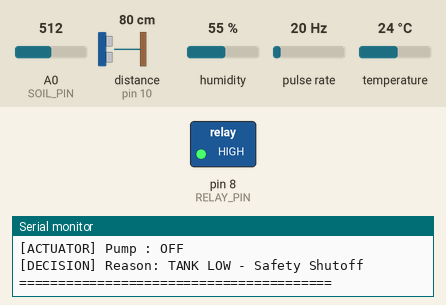
Bench run of a sketch on a simulated Arduino Uno, built with avr-gcc and run on an emulated ATmega328P. On the bench: switched loads named in the sketch (green lamp = pin HIGH), the last lines printed to the serial monitor. Wiring (inferred from the names in the program): ultrasonic range finder: trigger pin 9; echo pin 10; pulse sensor: data pin 3. The inputs (shaded band) are chosen by the test bench; at power-on: distance to the obstacle (sensor on pin 10) 80 cm, A0 (SOIL_PIN) = 512, humidity 55 %, pulse rate 20 Hz, temperature 24 °C. The echo pulse lasts 58.3 µs per cm; pins used as bus, display or sensor lines are not drawn.

Above: at 3.2 s.
3.3 s: distance to the obstacle (sensor on pin 10) set to 2 cm
7.9 s: A0 (SOIL_PIN) set to 684
11.7 s: A0 (SOIL_PIN) set to 712
At 13.0 s:
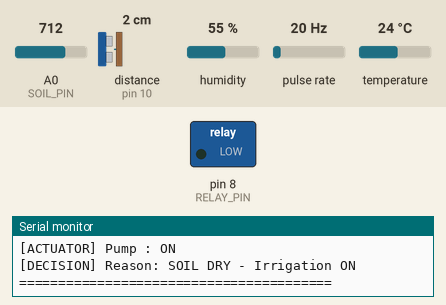
13.5 s: distance to the obstacle (sensor on pin 10) set to 35 cm
At 14.7 s:
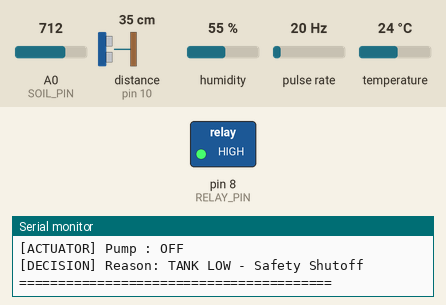
15.5 s: distance to the obstacle (sensor on pin 10) set to 4 cm
At 17.2 s:
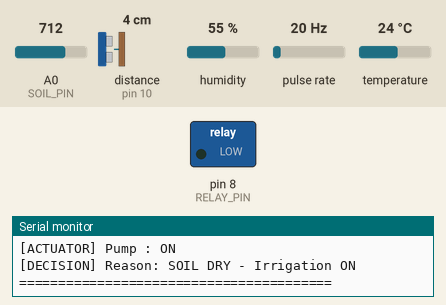
Timing chart, 0 to 18.5 s (numbered marks = the images above; inputs shaded):
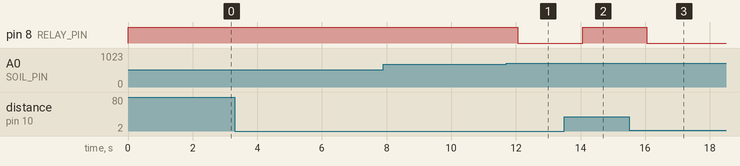

Measured:
- the behaviour switches between 700 and 701 on A0 (SOIL_PIN) (found by bisection; images 0 and 1)
- after the input at 11.7 s, pin 8 (RELAY_PIN): HIGH → LOW after 0.36 s
- after the input at 13.5 s, pin 8 (RELAY_PIN): LOW → HIGH after 0.56 s
- after the input at 15.5 s, pin 8 (RELAY_PIN): HIGH → LOW after 0.56 s

The sketch:

roadside_plant_watering_system.ino
```cpp
#include <DHT.h>


#define DHTPIN      7
#define DHTTYPE     DHT22

#define SOIL_PIN    A0
#define TRIG_PIN    9
#define ECHO_PIN    10
#define RELAY_PIN   8
#define FLOW_PIN    3


DHT dht(DHTPIN, DHTTYPE);


#define AIR_VALUE    1023
#define WATER_VALUE  300
#define SOIL_DRY     700

#define HUMIDITY_THRESHOLD 70
#define TEMP_THRESHOLD     20

#define TANK_EMPTY         3.0
#define TANK_DEPTH         30.0

#define READ_INTERVAL 2000UL

volatile unsigned long pulseCount = 0;
unsigned long prevMillis = 0;


void countPulse()
{
  pulseCount++;
}

float getDistance()
{
  digitalWrite(TRIG_PIN, LOW);
  delayMicroseconds(2);

  digitalWrite(TRIG_PIN, HIGH);
  delayMicroseconds(10);

  digitalWrite(TRIG_PIN, LOW);

  long duration = pulseIn(ECHO_PIN, HIGH, 30000);

  if (duration == 0)
  {
    Serial.println(F("[HC-SR04 WARN] Timeout - Tank assumed empty"));
    return TANK_DEPTH;
  }

  return (duration * 0.0343) / 2.0;
}


void setup()
{
  Serial.begin(9600);

  dht.begin();

  pinMode(TRIG_PIN, OUTPUT);
  pinMode(ECHO_PIN, INPUT);

  pinMode(RELAY_PIN, OUTPUT);
  digitalWrite(RELAY_PIN, HIGH);

  pinMode(FLOW_PIN, INPUT_PULLUP);

  attachInterrupt(
    digitalPinToInterrupt(FLOW_PIN),
    countPulse,
    FALLING
  );

  Serial.println();
  Serial.println(F("========================================"));
  Serial.println(F(" SMART IRRIGATION SYSTEM v3.0"));
  Serial.println(F("========================================"));

  delay(2000);

  Serial.println(F("[READY] Sensors active; pump is in safe OFF state"));
}
void loop()
{
  unsigned long now = millis();

  if (now - prevMillis >= READ_INTERVAL)
  {
    prevMillis = now;

    noInterrupts();
    unsigned long pulses = pulseCount;
    pulseCount = 0;
    interrupts();

    float intervalSec = READ_INTERVAL / 1000.0;
    float flowRate = (pulses / intervalSec) / 7.5;

    float humidity = dht.readHumidity();
    float temperature = dht.readTemperature();

    bool dhtOK =
      !isnan(humidity) &&
      !isnan(temperature);


    int soilRaw = analogRead(SOIL_PIN);

    int soilPercent =
      map(
        soilRaw,
        AIR_VALUE,
        WATER_VALUE,
        0,
        100
      );

    soilPercent = constrain(soilPercent, 0, 100);

    String soilZone;

    if (soilPercent < 25)
      soilZone = "VERY DRY";
    else if (soilPercent < 50)
      soilZone = "DRY";
    else if (soilPercent < 75)
      soilZone = "MOIST";
    else
      soilZone = "WET";

    float distance = getDistance();

    float waterLevel = TANK_DEPTH - distance;

    if (waterLevel < 0)
      waterLevel = 0;

    float tankPercent =
      (waterLevel / TANK_DEPTH) * 100.0;

    tankPercent =
      constrain(tankPercent, 0, 100);


    bool pumpON = false;
    String reason;

    if (waterLevel < TANK_EMPTY)
    {
      pumpON = false;
      reason = "TANK LOW - Safety Shutoff";
    }
    else if (
      dhtOK &&
      humidity >= HUMIDITY_THRESHOLD &&
      temperature <= TEMP_THRESHOLD
    )
    {
      pumpON = false;
      reason = "RAIN PREDICTION";
    }
    else if (soilRaw > SOIL_DRY)
    {
      pumpON = true;
      reason = "SOIL DRY - Irrigation ON";
    }
    else
    {
      pumpON = false;
      reason = "SOIL OK";
    }


    digitalWrite(
      RELAY_PIN,
      pumpON ? LOW : HIGH
    );

    Serial.println();
    Serial.println(F("========================================"));

    if (dhtOK)
    {
      Serial.print(F("Temperature : "));
      Serial.print(temperature);
      Serial.println(F(" C"));

      Serial.print(F("Humidity    : "));
      Serial.print(humidity);
      Serial.println(F(" %"));
    }
    else
    {
      Serial.println(F("[SENSOR ERROR] DHT22 unavailable; weather override disabled"));
    }

    Serial.println(F("----------------------------------------"));

    Serial.print(F("Soil Raw    : "));
    Serial.println(soilRaw);

    Serial.print(F("Soil Moist  : "));
    Serial.print(soilPercent);
    Serial.println(F(" %"));

    Serial.print(F("Soil Zone   : "));
    Serial.println(soilZone);

    Serial.println(F("----------------------------------------"));

    Serial.print(F("Water Level : "));
    Serial.print(waterLevel, 1);
    Serial.println(F(" cm"));

    Serial.print(F("Tank Full   : "));
    Serial.print(tankPercent, 0);
    Serial.println(F(" %"));

    Serial.print(F("Flow Rate   : "));
    Serial.print(flowRate, 2);
    Serial.println(F(" L/min"));

    Serial.println(F("----------------------------------------"));

    Serial.print(F("[ACTUATOR] Pump : "));
    Serial.println(pumpON ? F("ON") : F("OFF"));

    Serial.print(F("[DECISION] Reason: "));
    Serial.println(reason);

    Serial.println(F("========================================"));
  }
}
```
